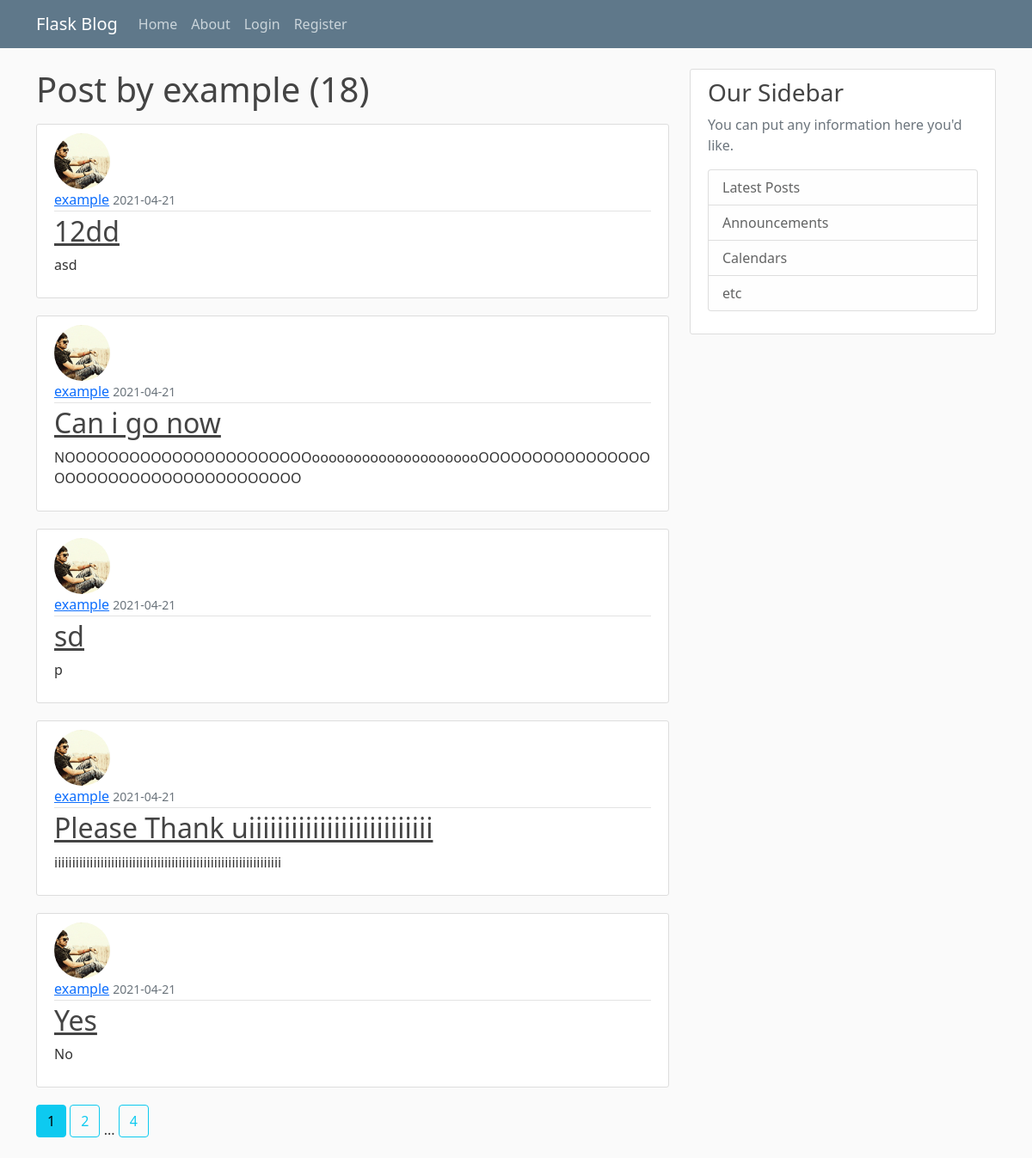
The app's page /user/example, older data.
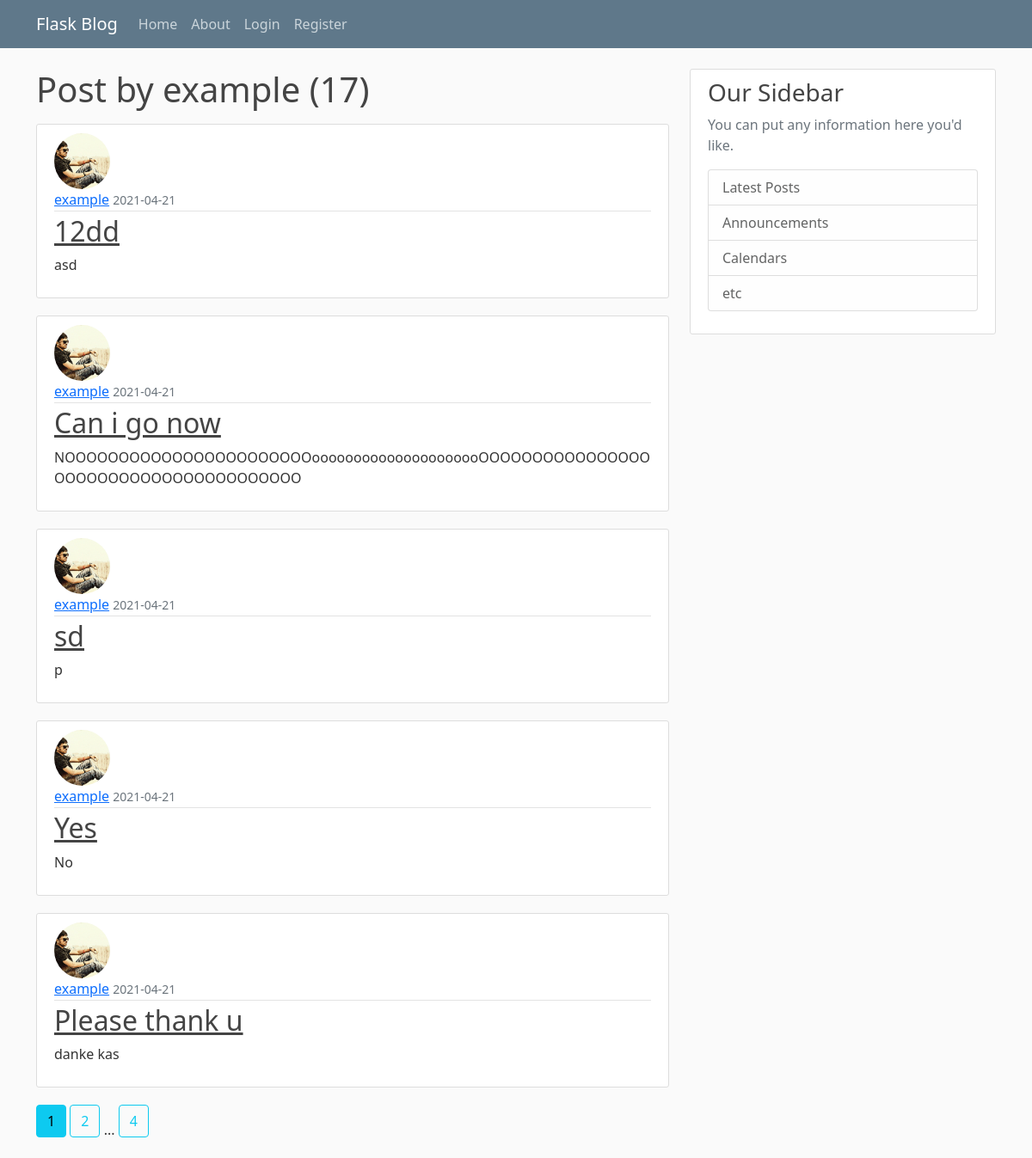
The same page, newer data.
### flaskblog/models.py (models this page shows, shortened)
class Post(db.Model):
    id = db.Column(db.Integer, primary_key=True)
    title = db.Column(db.String(120), nullable=False)
    date_posted = db.Column(db.DateTime,
                            nullable=False,default=datetime.utcnow)
    content = db.Column(db.Text,nullable=False)
    user_id = db.Column(db.Integer,db.ForeignKey('user.id'),nullable=False)

class User(db.Model,UserMixin):
    id = db.Column(db.Integer, primary_key=True)
    username = db.Column(db.String(20),unique=True,nullable=False)
    email = db.Column(db.String(120),unique=True,nullable=False)
    image_file = db.Column(db.String(20), nullable=False,default='default.jpg')
    password = db.Column(db.String(60), nullable=False)
    posts = db.relationship('Post',backref='author',lazy=True)

### flaskblog/users/routes.py (the view)
@users.route('/user/<string:username>')
def user_post(username):
    page = request.args.get('page',1,type=int)
    user = User.query.filter_by(username=username).first_or_404()
    posts = Post.query.filter_by(author=user)\
            .order_by(Post.date_posted.desc())\
            .paginate(page = page,per_page=5)
    return render_template('user_post.html',
                           title='User Post',
                           posts=posts,
                           user=user)

### flaskblog/templates/user_post.html
{% extends 'layout.html' %}
{% block content %}
  <h1 class="mb-3">Post by {{ user.username }} ({{ posts.total }})</h1>
  {% for post in posts.items %}
  <article class="media content-section">
    <img class="rounded-circle article-img" src="{{ url_for('static',filename='profile_pics/'+post.author.image_file) }}">
    <div class="media-body">
      <div class="article-metadata">
        <a class="mr-2" href="{{ url_for('users.user_post',username=post.author.username) }}">{{ post.author.username }}</a>
        <small class="text-muted">{{ post.date_posted.strftime('%Y-%m-%d') }}</small>
      </div>
      <h2><a class="article-title" href="{{ url_for('posts.post',post_id=post.id) }}">{{ post.title }}</a></h2>
      <p style="word-break: break-all" class="article-content">{{ post.content }}</p>
    </div>
  </article>
  {% endfor %}
  {% for page_num in posts.iter_pages(left_edge=1,right_edge=1,left_current=1,right_current=2) %}
    {% if page_num %}
      {% if page_num == posts.page %}
        <a class="btn btn-info mb-4" href="{{ url_for('users.user_post',username=user.username,page=page_num) }}">{{ page_num }}</a>
      {% else %}
        <a class="btn btn-outline-info mb-4" href="{{ url_for('users.user_post',username=user.username,page=page_num) }}">{{ page_num }}</a>
      {% endif %}
    {% else %}
      ...
    {% endif %}
  {% endfor %}
{% endblock content %}

Row changes from the older to the newer data that the page shows:
removed Post: image_file (placeholder picture), author.username "example", date_posted "2021-04-21", title "Please Thank uiiiiiiiiiiiiiiiiiiiiiiiiii", content "iiiiiiiiiiiiiiiiiiiiiiiiiiiiiiiiiiiiiiiiiiiiiiiiiiiiiiiiiiiiiiii"
now on this page (row unchanged): Post: image_file (placeholder picture), author.username "example", date_posted "2021-04-21", title "Please thank u", content "danke kas"
Text that changed along with them:
{{ posts.total }}: "18" → "17"
